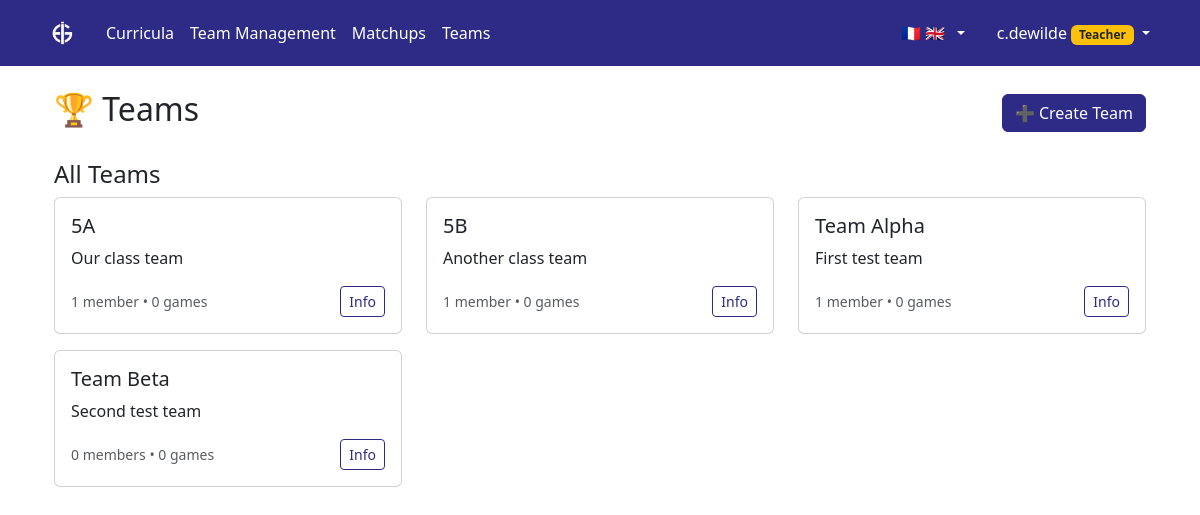
Page /aigames/teams/ (signed in) on the earlier database version.
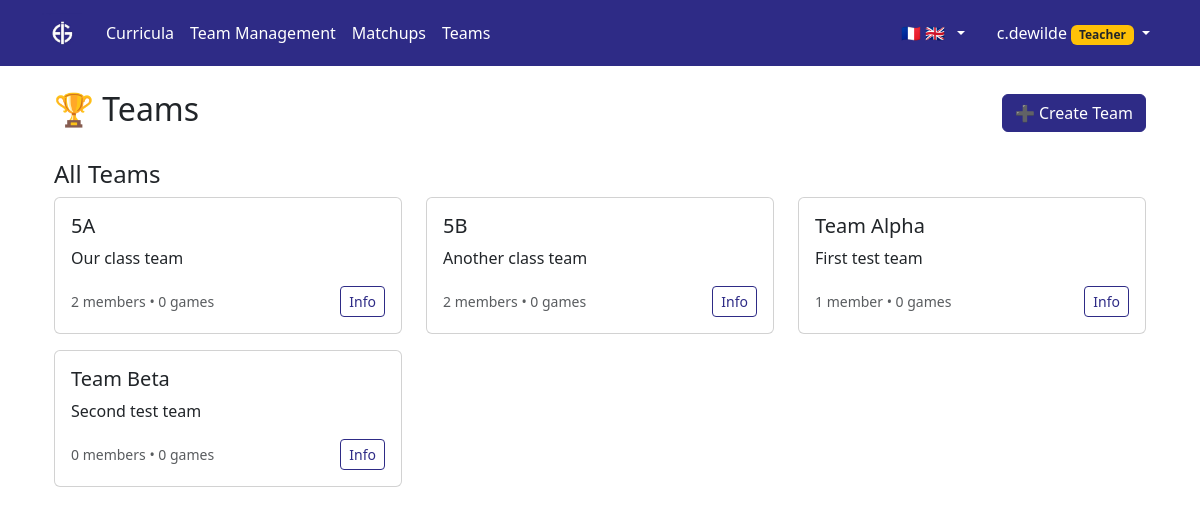
Same page on the later database version.
### aigames/models.py (models this page shows, shortened)
class Team(models.Model):
    name = models.CharField(max_length=255)  # Team names unique per school
    description = models.TextField(blank=True)
    school = models.ForeignKey(School, on_delete=models.CASCADE, related_name='teams')
    created_by = models.ForeignKey(User, on_delete=models.CASCADE, related_name='created_teams')
    members = models.ManyToManyField(User, through='TeamMembership', related_name='teams')
    games = models.ManyToManyField(AiGame, through='TeamGameParticipation', related_name='participating_teams')
    is_active = models.BooleanField(default=True)
    created_at = models.DateTimeField(auto_now_add=True)
    updated_at = models.DateTimeField(auto_now=True)
    class Meta:
        ordering = ['name']
        unique_together = ['school', 'name']  # Team names must be unique within each school

### aigames/views.py (the view)
# urls.py: path('teams/', views.list_teams, name='list_teams'),
@login_required
def list_teams(request):
    if hasattr(request.user, 'profile') and request.user.profile.school:
        teams = Team.objects.filter(
            school=request.user.profile.school,
            is_active=True
        ).order_by('name')
    else:
        teams = Team.objects.none()
    user_teams = request.user.teams.filter(is_active=True)
    context = {
        'teams': teams,
        'user_teams': user_teams,
        'is_admin': is_admin(request.user)
    }
    return render(request, 'aigames/list_teams.html', context)

### aigames/models.py (called while the page is built)
    @property
    def logo_url(self):
        if self.logo:
            return self.logo.url
        return None

    @property
    def can_create_teams(self):
        return self.role in ['teacher', 'admin']

    @property
    def can_create_games(self):
        return self.role == 'admin'

    @property
    def can_modify_syllabus(self):
        return self.role == 'admin'

### aigames/views.py (called while the page is built)
def can_modify_syllabus(user):
    if not user.is_authenticated:
        return False
    try:
        return user.profile.can_modify_syllabus
    except UserProfile.DoesNotExist:
        return False

def is_admin(user):
    return can_modify_syllabus(user)

### aigames/templates/aigames/list_teams.html (shortened to what this page needs)
{% extends 'syllabus/base.html' %}
{% block content %}
<div class="container mt-4">
    <div class="d-flex justify-content-between align-items-center mb-4">
        <h2>🏆 Teams</h2>
        <a href="{% url 'create_team' %}" class="btn btn-primary">➕ Create Team</a>
    </div>
    <div class="mb-4">
        <h4>All Teams</h4>
        {% if teams %}
            <div class="row">
                {% for team in teams %}
                    <div class="col-md-6 col-lg-4 mb-3">
                        <div class="card">
                            <div class="card-body">
                                <h5 class="card-title">
                                    {{ team.name }}
                                </h5>
                                <p class="card-text">{{ team.description|truncatewords:15 }}</p>
                                <div class="d-flex justify-content-between align-items-center">
                                    <small class="text-muted">
                                        {{ team.members.count }} member{{ team.members.count|pluralize }} •
                                        {{ team.games.count }} game{{ team.games.count|pluralize }}
                                    </small>
                                    {% if team in user_teams %}
                                        <a href="{% url 'team_detail' team.id %}" class="btn btn-primary btn-sm">View</a>
                                    {% else %}
                                        <a href="{% url 'team_detail' team.id %}" class="btn btn-outline-primary btn-sm">Info</a>
                                    {% endif %}
                                </div>
                            </div>
                        </div>
                    </div>
                {% endfor %}
            </div>
        {% endif %}
    </div>
</div>
{% endblock %}

Differences in the rows shown:
changed Team "Our class team": members.count "1" → "2"
changed Team "Another class team": members.count "1" → "2"
